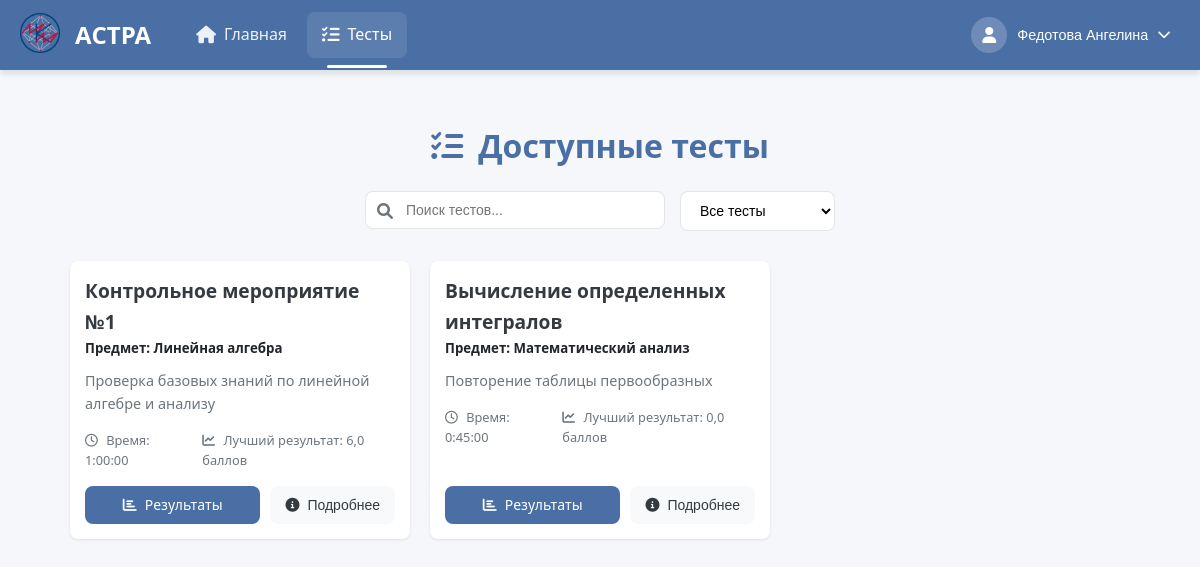
The app's page /TestsSolving/ (signed in), older data.
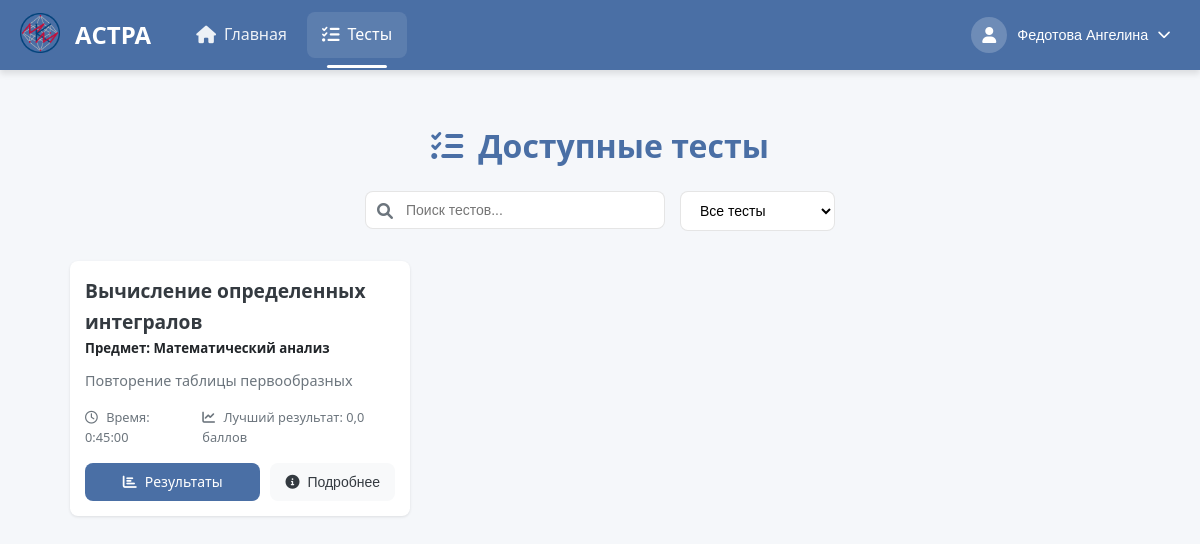
The same page, newer data.
### create_tests/models.py (models this page shows, shortened)
class AboutTest(models.Model):
    RESULT_DISPLAY_CHOICES = [
        ('only_score', 'Только баллы'),
        ('show_correct', 'Показывать правильные ответы'),
    ]
    objects = None
    name_tests = models.CharField(max_length=255, blank=False)  # Название теста
    creator = models.ForeignKey(TeacherData, on_delete=models.PROTECT, null=True, blank=True,
                                related_name='created_tests')  # Создатель теста
    time_to_solution = models.DurationField(default=timedelta(hours=1, minutes=30))
    name_slug_tests = models.SlugField(max_length=255, unique=True, db_index=True, verbose_name="URL")  # Слаг имени
    num_of_attempts = models.IntegerField(blank=True, default=1)  # Количество попыток для решения
    type_of_result = models.IntegerField(blank=True, default=1)  # Тип возвращаемого результата
    description = models.CharField(max_length=150, default="", blank=True)
    is_published = models.IntegerField(default=0)
    is_done = models.IntegerField(default=1)
    is_draft = models.BooleanField(default=False)
    result_display_mode = models.CharField(max_length=20, choices=RESULT_DISPLAY_CHOICES, default='only_score')  # Режим отображения результатов
    subj = models.ForeignKey(Subjects,
                             on_delete=models.PROTECT,
                             default=1)
    grade_5_threshold = models.IntegerField(default=80, help_text="Минимальный процент для оценки 5")
    grade_4_threshold = models.IntegerField(default=60, help_text="Минимальный процент для оценки 4")
    grade_3_threshold = models.IntegerField(default=35, help_text="Минимальный процент для оценки 3")
    expressions = models.ManyToManyField(AboutExpressions)
    task_groups = models.ManyToManyField(TaskGroup, blank=True)  # Новые группы заданий

class Subjects(models.Model):
    name = models.CharField(max_length=100, unique=True, default="Другое")
    def __str__(self):
        return self.name

### solving_tests/models.py (models this page shows, shortened)
class StudentResult(models.Model):
    student = models.ForeignKey(CustomUser, on_delete=models.CASCADE)
    test = models.ForeignKey(AboutTest, on_delete=models.CASCADE)
    attempt_number = models.PositiveIntegerField(default=1)
    result_points = models.FloatField()
    max_points = models.FloatField(default=0)  # Максимально возможные баллы
    percentage_score = models.FloatField(default=0)  # Процент выполнения
    res_answer = models.CharField(max_length=255, blank=True)
    teacher_expressions = models.ManyToManyField(AboutExpressions, blank=True)
    started_at = models.DateTimeField(default=timezone.now)  # Время начала
    completed_at = models.DateTimeField(null=True, blank=True)  # Время завершения
    time_spent = models.DurationField(null=True, blank=True)  # Время выполнения
    is_completed = models.BooleanField(default=False)  # Завершен ли тест
    class Meta:
        unique_together = ('student', 'test', 'attempt_number')
        ordering = ['-completed_at', '-started_at']

### solving_tests/views.py (the view, shortened to what this page needs)
# urls.py: path('', views.list_test, name='list_test'),
@login_required
@role_required(['student', 'teacher', 'admin'])
def list_test(request):
    user = request.user
    try:
        student = StudentData.objects.get(data_map=user)
        student_group = student.group
        all_tests = AboutTest.objects.filter(publishedgroup__group_name=student_group).distinct()
        tests_with_status = []
        for test in all_tests:
            attempts = StudentResult.objects.filter(student=user, test=test).count()
            remaining_attempts = test.num_of_attempts - attempts
            best_result = StudentResult.objects.filter(student=user, test=test).order_by('-result_points').first()
            test_data = {
                'test': test,
                'remaining_attempts': remaining_attempts,
                'is_completed': attempts >= test.num_of_attempts,
                'attempts_count': attempts,
                'best_result': best_result
            }
            tests_with_status.append(test_data)
    except StudentData.DoesNotExist:
        tests_with_status = []
    return render(request, 'solving_tests/test_selection.html', {
        'tests': tests_with_status
    })

### users/context_processors.py (called while the page is built)
def user_role(request):
    if request.user.is_authenticated:
        return {'user_role': request.user.role}
    return {}

### users/models.py (called while the page is built)
    def get_full_name(self):
        if self.role == 'student' and hasattr(self, 'studentdata'):
            return f"{self.studentdata.last_name} {self.studentdata.first_name}"
        elif self.role == 'teacher' and hasattr(self, 'teacherdata'):
            return f"{self.teacherdata.last_name} {self.teacherdata.first_name}"
        return self.email

    def get_photo_url(self):
        if self.role == 'student' and hasattr(self, 'studentdata') and self.studentdata.photo:
            return self.studentdata.photo.url
        elif self.role == 'teacher' and hasattr(self, 'teacherdata') and self.teacherdata.photo:
            return self.teacherdata.photo.url
        return None

### solving_tests/templates/solving_tests/test_selection.html (shortened to what this page needs)
{% extends 'solving_tests/header.html' %}
{% load static %}
{% block extra_css %}
    <link rel="stylesheet" href="{% static 'css/test_selection.css' %}">
    <link rel="stylesheet" href="{% static 'libs/fontawesome/css/all.min.css' %}">
{% endblock %}
{% block content %}
<div class="test-selection-container">
    <div class="page-header">
        <h1><i class="fas fa-tasks"></i> Доступные тесты</h1>
        <div class="search-filter">
            <div class="search-box">
                <i class="fas fa-search"></i>
                <input type="text" id="testSearch" placeholder="Поиск тестов...">
            </div>
            <div class="filter-box">
                <select id="testFilter">
                    <option value="all">Все тесты</option>
                </select>
            </div>
        </div>
    </div>
    <div class="tests-grid">
        {% for item in tests %}
            {% with test=item.test %}
                <div class="test-card" data-id="{{ test.id }}"
                     data-completed="{% if item.is_completed %}true{% else %}false{% endif %}"
                     data-new="{% if item.attempts_count == 0 %}true{% else %}false{% endif %}">
                    <div class="test-body">
                        <h3 class="test-title">
                            <a href="{% url 'solving_tests:some_test_for_student' slug_name=test.name_slug_tests %}">{{ test.name_tests }}</a>
                        </h3>
                        <h5>Предмет: {{ test.subj }}</h5>
                        {% if test.description %}
                            <p class="test-description">{{ test.description|truncatechars:150 }}</p>
                        {% endif %}
                        <div class="test-meta">
                            <span><i class="far fa-clock"></i> Время: {{ test.time_to_solution }}</span>
                            {% if is_teacher %}
                                <span><i class="fas fa-eye"></i> Режим просмотра</span>
                            {% elif item.is_completed %}
                                {% if item.best_result %}
                                    <span><i class="fas fa-chart-line"></i> Лучший результат: {{ item.best_result.result_points|floatformat:1 }} баллов</span>
                                {% else %}
                                    <span><i class="fas fa-chart-line"></i> Результат недоступен</span>
                                {% endif %}
                            {% endif %}
                        </div>
                    </div>
                    <div class="test-footer">
                        {% if not is_teacher and item.is_completed %}
                            <a href="{% url 'solving_tests:view_completed_result' slug_name=test.name_slug_tests %}" class="btn start-btn">
                                <i class="fas fa-chart-bar"></i> Результаты
                            </a>
                        {% else %}
                            <a href="{% url 'solving_tests:some_test_for_student' slug_name=test.name_slug_tests %}" class="btn start-btn">
                                <i class="fas fa-play"></i> {% if is_teacher %}Пройти{% else %}Начать{% endif %}
                            </a>
                        {% endif %}
                        <button class="btn info-btn" data-test-id="{{ test.id }}">
                            <i class="fas fa-info-circle"></i> Подробнее
                        </button>
                    </div>
                </div>
            {% endwith %}
        {% empty %}
            <div class="empty-state">
                <i class="fas fa-tasks fa-3x"></i>
                <h3>Нет доступных тестов</h3>
                <p>В настоящее время для вас нет доступных тестов.</p>
            </div>
        {% endfor %}
    </div>
</div>
{% endblock %}

Row changes from the older to the newer data that the page shows:
removed AboutTest: test.name_tests "Контрольное мероприятие №1", test.subj "Линейная алгебра", test.description "Проверка базовых знаний по линейной алгебре и анализу", test.time_to_solution "1:00:00", best_result.result_points "6,0"
